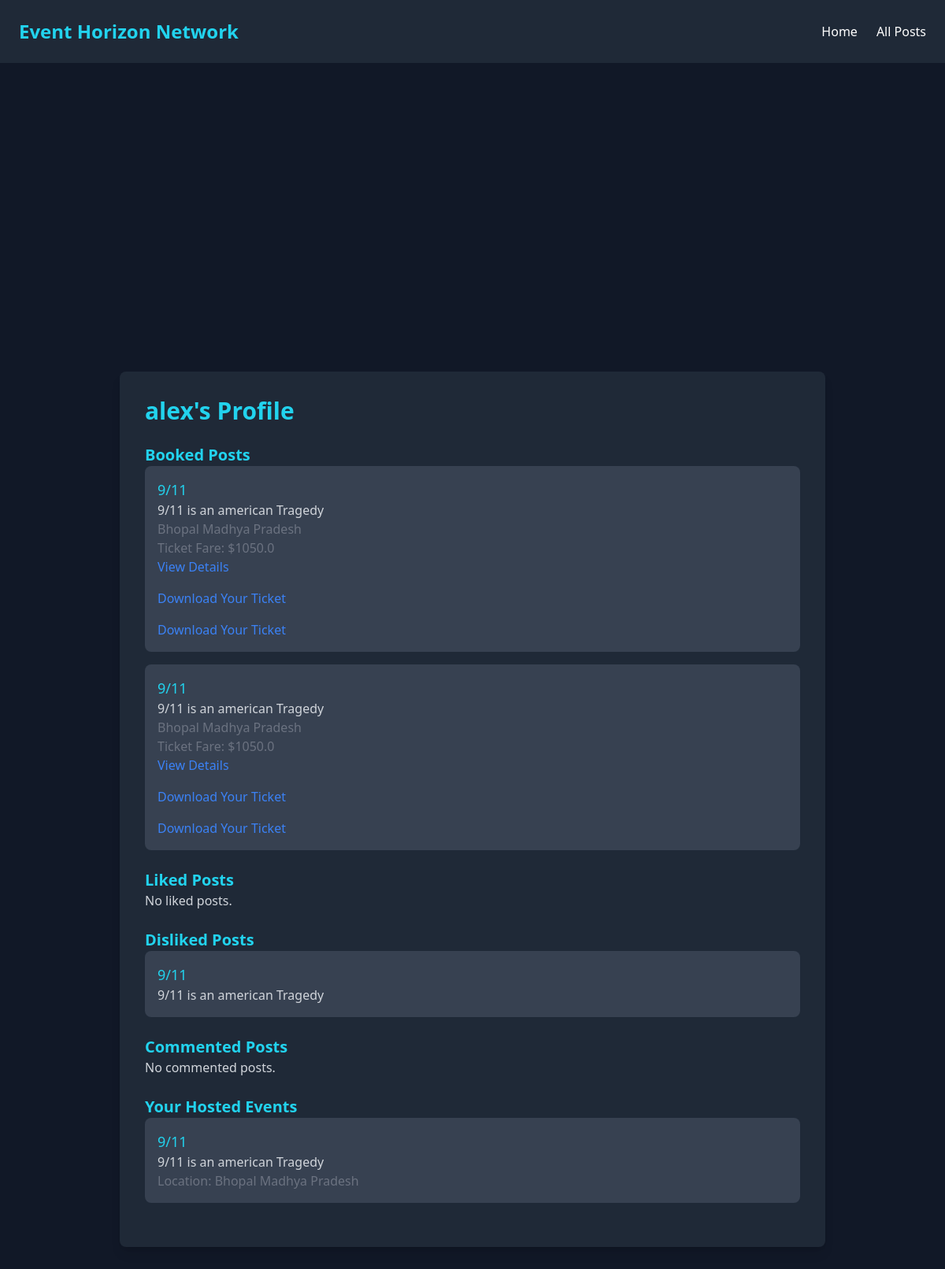
The app's page /profile (signed in) with its own data.
### a/models.py (models this page shows)
class Post(models.Model):
    title = models.CharField(max_length=300)
    description = models.TextField()
    location = models.TextField()
    Ticket_fare = models.IntegerField()
    author = models.ForeignKey(User,on_delete=models.CASCADE)
    created_at = models.DateTimeField(auto_now_add=True)
    event_date = models.DateTimeField(default=timezone.now())
    status = models.TextField(default="upcoming")

class Ticket(models.Model):
    platform_fees = 5
    event = models.ForeignKey(Post,on_delete=models.CASCADE,related_name="ticket")
    buyer = models.ForeignKey(User,on_delete=models.CASCADE)
    purchased_at = models.DateTimeField(auto_now_add=True)
    total_price = models.DecimalField(max_digits=10,decimal_places=2)

### a/views.py (the view)
# urls.py: path("profile",views.profile,name="profile"),
@login_required
def profile(request):
    user = request.user
    user_type = Usertype.objects.get(user=user).user_type
    liked_posts = Post.objects.filter(likes__author=user)
    disliked_posts = Post.objects.filter(dislikes__author=user)
    commented_posts = Post.objects.filter(comments__author=user)
    hosted_events = Post.objects.filter(author=user) if user_type == 'host' else None
    booked_posts = Post.objects.filter(ticket__buyer=user)
    for post in booked_posts:
        margin = Ticket.platform_fees/100
        post.adjusted_ticket_fare = (post.Ticket_fare * margin) + post.Ticket_fare
    return render(request, 'a/profile.html', {
        'liked_posts': liked_posts,
        'disliked_posts': disliked_posts,
        'commented_posts': commented_posts,
        'hosted_events': hosted_events,
        'user_type': user_type,
        'booked_posts':booked_posts
    })

### a/templates/a/profile.html (shortened to what this page needs)
<!DOCTYPE html>
<html lang="en">
<head>
    <script src="https://cdn.tailwindcss.com"></script>
</head>
<body class="bg-gray-900 text-white">
    <nav class="flex justify-between items-center p-6 bg-gray-800 shadow-lg">
        <div class="text-2xl font-bold text-cyan-400">Event Horizon Network</div>
        <div class="flex space-x-6">
            <a href="/" class="text-white cursor-pointer hover:text-cyan-400 transition duration-300">Home</a>
            <a href="/posts" class="text-white cursor-pointer hover:text-cyan-400 transition duration-300">All Posts</a>
        </div>
    </nav>
    <div class="min-h-screen bg-gray-900 text-white flex items-center justify-center p-6">
        <div class="bg-gray-800 p-8 rounded-lg shadow-lg w-full max-w-4xl">
            <h2 class="text-3xl font-bold text-cyan-400 mb-6">{{ user.username }}'s Profile</h2>
            <div class="mb-6">
                <h3 class="text-xl font-semibold text-cyan-400">Booked Posts</h3>
                <div class="space-y-4">
                    {% for post in booked_posts %}
                        <div class="bg-gray-700 p-4 rounded-lg">
                            <h4 class="text-lg text-cyan-400">{{ post.title }}</h4>
                            <p class="text-gray-300">{{ post.description }}</p>
                            <p class="text-gray-500">{{ post.location }}</p>
                            <p class="text-gray-500">Ticket Fare: ${{ post.adjusted_ticket_fare }}</p>
                            <a href="{% url 'elaborate' post.id %}" class="text-blue-500">View Details</a> <br>
                            {% for ticket in post.ticket.all %}
                            {% if ticket.buyer == user %}
                                <a href="{% url 'download_ticket' ticket.id %}" class="text-blue-500 mt-4 inline-block">Download Your Ticket</a><br>
                            {% endif %}
                        {% endfor %}
                        </div>
                    {% empty %}
                        <p class="text-gray-300">No booked posts.</p>
                    {% endfor %}
                </div>
            </div>
            <div class="mb-6">
                <h3 class="text-xl font-semibold text-cyan-400">Liked Posts</h3>
                <div class="space-y-4">
                    {% for post in liked_posts %}
                    <a href="{% url 'elaborate' id=post.id %}">
                        <div class="bg-gray-700 p-4 rounded-lg">
                            <h4 class="text-lg text-cyan-400">{{ post.title }}</h4>
                            <p class="text-gray-300">{{ post.description }}</p>
                        </div>
                        </a>
                    {% empty %}
                        <p class="text-gray-300">No liked posts.</p>
                    {% endfor %}
                </div>
            </div>
            <div class="mb-6">
                <h3 class="text-xl font-semibold text-cyan-400">Disliked Posts</h3>
                <div class="space-y-4">
                    {% for post in disliked_posts %}
                    <a href="{% url 'elaborate' id=post.id %}">
                        <div class="bg-gray-700 p-4 rounded-lg">
                            <h4 class="text-lg text-cyan-400">{{ post.title }}</h4>
                            <p class="text-gray-300">{{ post.description }}</p>
                        </div>
                        </a>
                    {% empty %}
                        <p class="text-gray-300">No disliked posts.</p>
                    {% endfor %}
                </div>
            </div>
            <div class="mb-6">
                <h3 class="text-xl font-semibold text-cyan-400">Commented Posts</h3>
                <div class="space-y-4">
                    {% for post in commented_posts %}
                    <a href="{% url 'elaborate' id=post.id %}">
                        <div class="bg-gray-700 p-4 rounded-lg">
                            <h4 class="text-lg text-cyan-400">{{ post.title }}</h4>
                            <p class="text-gray-300">{{ post.description }}</p>
                        </div>
                        </a>
                    {% empty %}
                        <p class="text-gray-300">No commented posts.</p>
                    {% endfor %}
                </div>
            </div>
            {% if user_type == "host" %}
                <div class="mb-6">
                    <h3 class="text-xl font-semibold text-cyan-400">Your Hosted Events</h3>
                    <div class="space-y-4">
                        {% for event in hosted_events %}
                        <a href="{% url 'elaborate' id=event.id %}">
                            <div class="bg-gray-700 p-4 rounded-lg">
                                <h4 class="text-lg text-cyan-400">{{ event.title }}</h4>
                                <p class="text-gray-300">{{ event.description }}</p>
                                <p class="text-gray-500">Location: {{ event.location }}</p>
                            </div>
                            </a>
                        {% empty %}
                            <p class="text-gray-300">You haven't hosted any events yet.</p>
                        {% endfor %}
                    </div>
                </div>
            {% endif %}
        </div>
    </div>
</body>
</html>

### records on screen
Post: title "9/11", description "9/11 is an american Tragedy", location "Bhopal Madhya Pradesh", adjusted_ticket_fare "1050.0"
Ticket: shows "Download Your Ticket"
Ticket: shows "Download Your Ticket"

### other values on screen
{{ user.username }} "alex"
